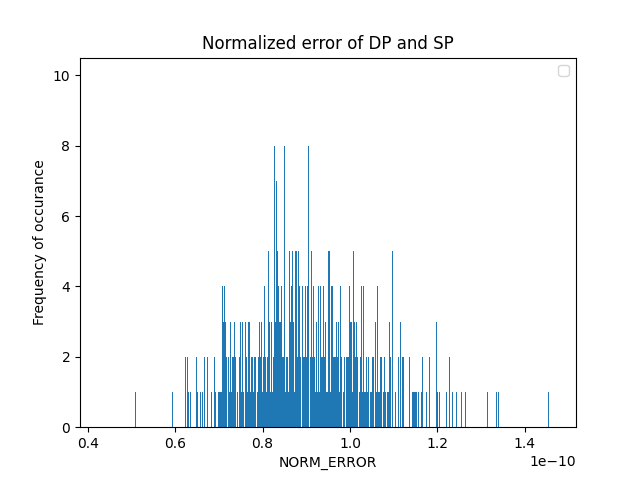

The script that saved this image:
# -*- coding: utf-8 -*-
"""
@author: Kavya reddy

"""

import matplotlib.pyplot as plt
import numpy as np

data= np.loadtxt('/Users/kavya/Documents/GitHub/model-master/model/N-DOP/norm_error.txt', unpack=False, skiprows=1, usecols=1)

# set bins' interval for your data
print(data.shape)
plt.hist(data, histtype='bar', bins = 1000)
plt.xlabel('NORM_ERROR')
plt.ylabel('Frequency of occurance')
plt.title('Normalized error of DP and SP')
plt.legend()
# plt.show()
plt.savefig("norm_error.png")